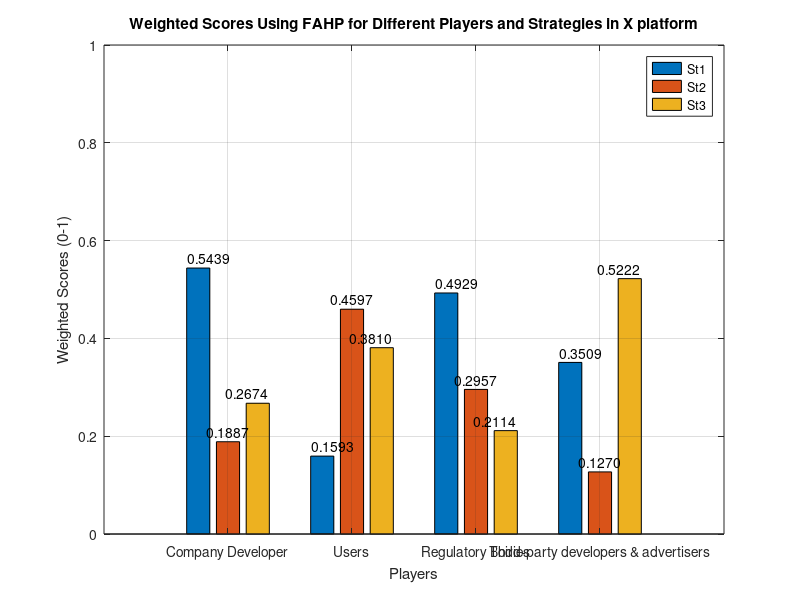

Recreate this plot in MATLAB.
% Define the player names, strategy names, and weighted scores
players = {'Company Developer', 'Users', 'Regulatory Bodies', 'Third-party developers & advertisers'};
strategies = {'St1', 'St2', 'St3'};
weighted_scores = [
    0.5439 0.1887 0.2674;
    0.1593 0.4597 0.3810;
    0.4929 0.2957 0.2114;
    0.3509 0.1270 0.5222
];

% Create a bar graph
figure;
bar(weighted_scores, 'grouped');

% Customize the plot
xlabel('Players');
ylabel('Weighted Scores (0-1)');
title('Weighted Scores Using FAHP for Different Players and Strategies in X platform');
xticks(1:numel(players));
xticklabels(players);

% Add labels with weighted scores at the top of each bar
for i = 1:numel(players)
    for j = 1:numel(strategies)
        text(i - 0.15 + (j - 1) * 0.15, weighted_scores(i, j) + 0.02, num2str(weighted_scores(i, j), '%.4f'), 'HorizontalAlignment', 'center', 'VerticalAlignment','middle');
    end
end

% Adjust the legend
legend(strategies, 'Location', 'NorthEast');

% Show the plot
grid on;
ylim([0 1]);
